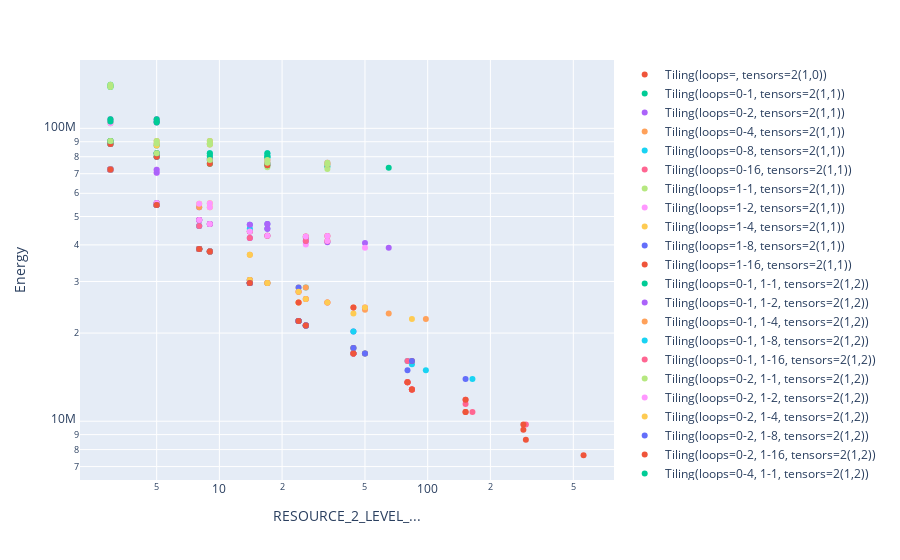

Here is the notebook cell this chart was saved with:
### Code cell
def plotly_show3(list_of_sims):
    fig = px.scatter()
    # x = 'RESOURCE_2_LEVEL_0'
    y = 'Energy'
    for sim in list_of_sims:
        key = sim.tilings[0]
        df = pd.DataFrame(sim.mappings[0].data)
        for c in df.columns:
            if "RESOURCE_2" in c:
                x = c
        # Hoverlabel is MAPPING key
        df["mp"] = df.apply(lambda row: create_info_str(row), axis=1)
        fig.add_scatter(x=df[x], y=df[y], mode='markers', name=str(key), hovertext=df["mp"])
    # Show x and y axis labels
    x = "RESOURCE_2_LEVEL_..."
    fig.update_layout(xaxis_title=x, yaxis_title=y, xaxis_type="log", yaxis_type="log")
    fig.show()

def plotly_show4(list_of_sims):
    fig = px.scatter()
    x = 'Latency'
    y = 'Energy'
    for sim in list_of_sims:
        key = sim.tilings[0]
        df = pd.DataFrame(sim.mappings[0].data)
        # Hoverlabel is MAPPING key
        df["mp"] = df.apply(lambda row: create_info_str(row), axis=1)
        fig.add_scatter(x=df[x], y=df[y], mode='markers', name=str(key), hovertext=df["mp"])
    # Show x and y axis labels
    fig.update_layout(xaxis_title=x, yaxis_title=y, xaxis_type="log", yaxis_type="log")
    fig.show()

plotly_show3(next(iter(r2.values())))
